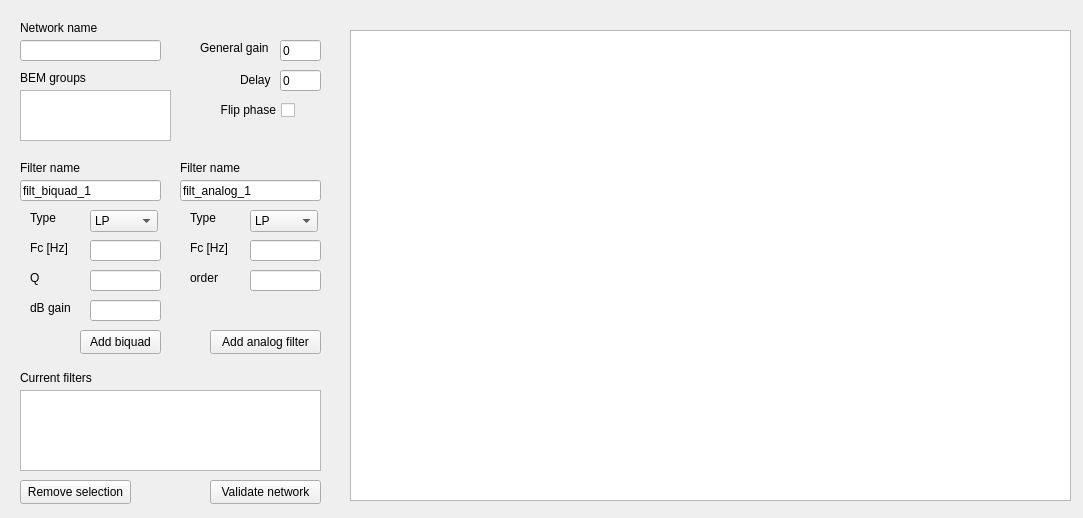
<?xml version="1.0" encoding="UTF-8"?>
<ui version="4.0">
 <class>Form</class>
 <widget class="QWidget" name="Form">
  <property name="geometry">
   <rect>
    <x>0</x>
    <y>0</y>
    <width>1083</width>
    <height>518</height>
   </rect>
  </property>
  <property name="windowTitle">
   <string>Form</string>
  </property>
  <widget class="QComboBox" name="comboBox">
   <property name="geometry">
    <rect>
     <x>90</x>
     <y>210</y>
     <width>68</width>
     <height>22</height>
    </rect>
   </property>
   <item>
    <property name="text">
     <string>LP</string>
    </property>
   </item>
   <item>
    <property name="text">
     <string>HP</string>
    </property>
   </item>
   <item>
    <property name="text">
     <string>BP</string>
    </property>
   </item>
  </widget>
  <widget class="QComboBox" name="comboBox_2">
   <property name="geometry">
    <rect>
     <x>250</x>
     <y>210</y>
     <width>68</width>
     <height>22</height>
    </rect>
   </property>
   <item>
    <property name="text">
     <string>LP</string>
    </property>
   </item>
   <item>
    <property name="text">
     <string>HP</string>
    </property>
   </item>
   <item>
    <property name="text">
     <string>BP</string>
    </property>
   </item>
   <item>
    <property name="text">
     <string>LS</string>
    </property>
   </item>
   <item>
    <property name="text">
     <string>HS</string>
    </property>
   </item>
   <item>
    <property name="text">
     <string>Peaking</string>
    </property>
   </item>
  </widget>
  <widget class="QLineEdit" name="lineEdit">
   <property name="geometry">
    <rect>
     <x>20</x>
     <y>180</y>
     <width>141</width>
     <height>21</height>
    </rect>
   </property>
   <property name="text">
    <string>filt_biquad_1</string>
   </property>
  </widget>
  <widget class="QLineEdit" name="lineEdit_2">
   <property name="geometry">
    <rect>
     <x>180</x>
     <y>180</y>
     <width>141</width>
     <height>21</height>
    </rect>
   </property>
   <property name="text">
    <string>filt_analog_1</string>
   </property>
  </widget>
  <widget class="QLabel" name="label">
   <property name="geometry">
    <rect>
     <x>30</x>
     <y>210</y>
     <width>49</width>
     <height>16</height>
    </rect>
   </property>
   <property name="text">
    <string>Type</string>
   </property>
  </widget>
  <widget class="QLabel" name="label_2">
   <property name="geometry">
    <rect>
     <x>190</x>
     <y>210</y>
     <width>49</width>
     <height>16</height>
    </rect>
   </property>
   <property name="text">
    <string>Type</string>
   </property>
  </widget>
  <widget class="QLineEdit" name="lineEdit_3">
   <property name="geometry">
    <rect>
     <x>90</x>
     <y>240</y>
     <width>71</width>
     <height>21</height>
    </rect>
   </property>
  </widget>
  <widget class="QLineEdit" name="lineEdit_4">
   <property name="geometry">
    <rect>
     <x>90</x>
     <y>270</y>
     <width>71</width>
     <height>21</height>
    </rect>
   </property>
  </widget>
  <widget class="QLineEdit" name="lineEdit_5">
   <property name="geometry">
    <rect>
     <x>90</x>
     <y>300</y>
     <width>71</width>
     <height>21</height>
    </rect>
   </property>
  </widget>
  <widget class="QLabel" name="label_3">
   <property name="geometry">
    <rect>
     <x>30</x>
     <y>240</y>
     <width>49</width>
     <height>16</height>
    </rect>
   </property>
   <property name="text">
    <string>Fc [Hz]</string>
   </property>
  </widget>
  <widget class="QLabel" name="label_4">
   <property name="geometry">
    <rect>
     <x>30</x>
     <y>270</y>
     <width>49</width>
     <height>16</height>
    </rect>
   </property>
   <property name="text">
    <string>Q</string>
   </property>
  </widget>
  <widget class="QLabel" name="label_5">
   <property name="geometry">
    <rect>
     <x>30</x>
     <y>300</y>
     <width>49</width>
     <height>16</height>
    </rect>
   </property>
   <property name="text">
    <string>dB gain</string>
   </property>
  </widget>
  <widget class="QPushButton" name="pushButton">
   <property name="geometry">
    <rect>
     <x>80</x>
     <y>330</y>
     <width>81</width>
     <height>24</height>
    </rect>
   </property>
   <property name="text">
    <string>Add biquad</string>
   </property>
  </widget>
  <widget class="QLineEdit" name="lineEdit_6">
   <property name="geometry">
    <rect>
     <x>250</x>
     <y>270</y>
     <width>71</width>
     <height>21</height>
    </rect>
   </property>
  </widget>
  <widget class="QLabel" name="label_6">
   <property name="geometry">
    <rect>
     <x>190</x>
     <y>270</y>
     <width>49</width>
     <height>16</height>
    </rect>
   </property>
   <property name="text">
    <string>order</string>
   </property>
  </widget>
  <widget class="QLineEdit" name="lineEdit_7">
   <property name="geometry">
    <rect>
     <x>250</x>
     <y>240</y>
     <width>71</width>
     <height>21</height>
    </rect>
   </property>
  </widget>
  <widget class="QLabel" name="label_7">
   <property name="geometry">
    <rect>
     <x>190</x>
     <y>240</y>
     <width>49</width>
     <height>16</height>
    </rect>
   </property>
   <property name="text">
    <string>Fc [Hz]</string>
   </property>
  </widget>
  <widget class="QPushButton" name="pushButton_2">
   <property name="geometry">
    <rect>
     <x>210</x>
     <y>330</y>
     <width>111</width>
     <height>24</height>
    </rect>
   </property>
   <property name="text">
    <string>Add analog filter</string>
   </property>
  </widget>
  <widget class="QLineEdit" name="lineEdit_8">
   <property name="geometry">
    <rect>
     <x>20</x>
     <y>40</y>
     <width>141</width>
     <height>21</height>
    </rect>
   </property>
  </widget>
  <widget class="QLabel" name="label_8">
   <property name="geometry">
    <rect>
     <x>20</x>
     <y>20</y>
     <width>91</width>
     <height>16</height>
    </rect>
   </property>
   <property name="text">
    <string>Network name</string>
   </property>
  </widget>
  <widget class="QLabel" name="label_9">
   <property name="geometry">
    <rect>
     <x>20</x>
     <y>160</y>
     <width>91</width>
     <height>16</height>
    </rect>
   </property>
   <property name="text">
    <string>Filter name</string>
   </property>
  </widget>
  <widget class="QLabel" name="label_10">
   <property name="geometry">
    <rect>
     <x>180</x>
     <y>160</y>
     <width>91</width>
     <height>16</height>
    </rect>
   </property>
   <property name="text">
    <string>Filter name</string>
   </property>
  </widget>
  <widget class="QGraphicsView" name="graphicsView">
   <property name="geometry">
    <rect>
     <x>350</x>
     <y>30</y>
     <width>721</width>
     <height>471</height>
    </rect>
   </property>
  </widget>
  <widget class="QLabel" name="label_11">
   <property name="geometry">
    <rect>
     <x>20</x>
     <y>70</y>
     <width>71</width>
     <height>16</height>
    </rect>
   </property>
   <property name="text">
    <string>BEM groups</string>
   </property>
  </widget>
  <widget class="QListWidget" name="listWidget">
   <property name="geometry">
    <rect>
     <x>20</x>
     <y>390</y>
     <width>301</width>
     <height>81</height>
    </rect>
   </property>
  </widget>
  <widget class="QLabel" name="label_12">
   <property name="geometry">
    <rect>
     <x>20</x>
     <y>370</y>
     <width>81</width>
     <height>16</height>
    </rect>
   </property>
   <property name="text">
    <string>Current filters</string>
   </property>
  </widget>
  <widget class="QPushButton" name="pushButton_3">
   <property name="geometry">
    <rect>
     <x>20</x>
     <y>480</y>
     <width>111</width>
     <height>24</height>
    </rect>
   </property>
   <property name="text">
    <string>Remove selection</string>
   </property>
  </widget>
  <widget class="QPushButton" name="pushButton_4">
   <property name="geometry">
    <rect>
     <x>210</x>
     <y>480</y>
     <width>111</width>
     <height>24</height>
    </rect>
   </property>
   <property name="text">
    <string>Validate network</string>
   </property>
  </widget>
  <widget class="QLineEdit" name="lineEdit_10">
   <property name="geometry">
    <rect>
     <x>280</x>
     <y>40</y>
     <width>41</width>
     <height>21</height>
    </rect>
   </property>
   <property name="text">
    <string>0</string>
   </property>
  </widget>
  <widget class="QLabel" name="label_13">
   <property name="geometry">
    <rect>
     <x>200</x>
     <y>40</y>
     <width>71</width>
     <height>16</height>
    </rect>
   </property>
   <property name="text">
    <string>General gain</string>
   </property>
  </widget>
  <widget class="QLineEdit" name="lineEdit_11">
   <property name="geometry">
    <rect>
     <x>280</x>
     <y>70</y>
     <width>41</width>
     <height>21</height>
    </rect>
   </property>
   <property name="text">
    <string>0</string>
   </property>
  </widget>
  <widget class="QLabel" name="label_14">
   <property name="geometry">
    <rect>
     <x>240</x>
     <y>70</y>
     <width>31</width>
     <height>20</height>
    </rect>
   </property>
   <property name="text">
    <string>Delay</string>
   </property>
  </widget>
  <widget class="QCheckBox" name="checkBox">
   <property name="geometry">
    <rect>
     <x>220</x>
     <y>100</y>
     <width>75</width>
     <height>20</height>
    </rect>
   </property>
   <property name="layoutDirection">
    <enum>Qt::RightToLeft</enum>
   </property>
   <property name="text">
    <string>Flip phase</string>
   </property>
  </widget>
  <widget class="QListWidget" name="listWidget_2">
   <property name="geometry">
    <rect>
     <x>20</x>
     <y>90</y>
     <width>151</width>
     <height>51</height>
    </rect>
   </property>
  </widget>
 </widget>
 <resources/>
 <connections/>
</ui>
